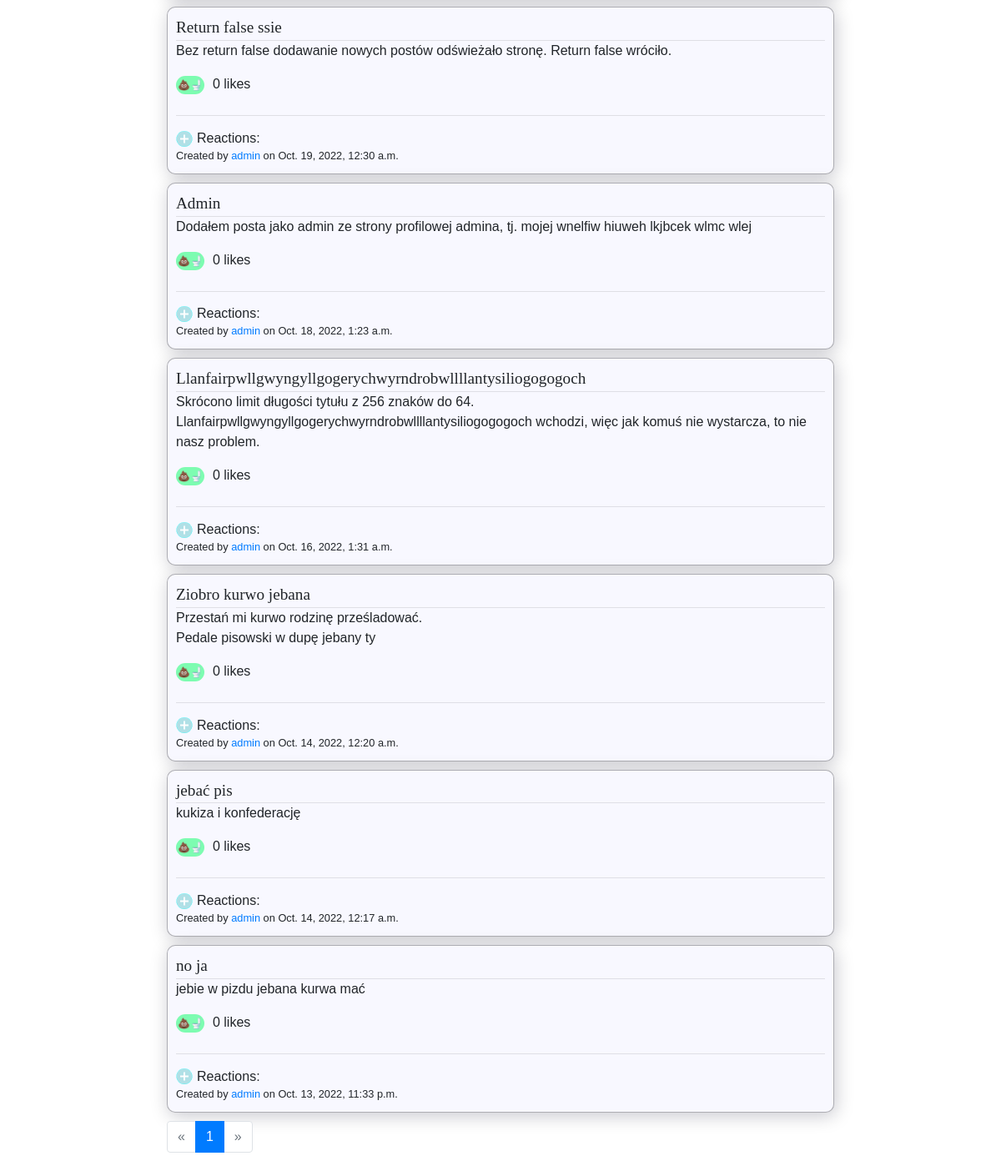
The app's page /profile/1 (signed in, lower part), older data.
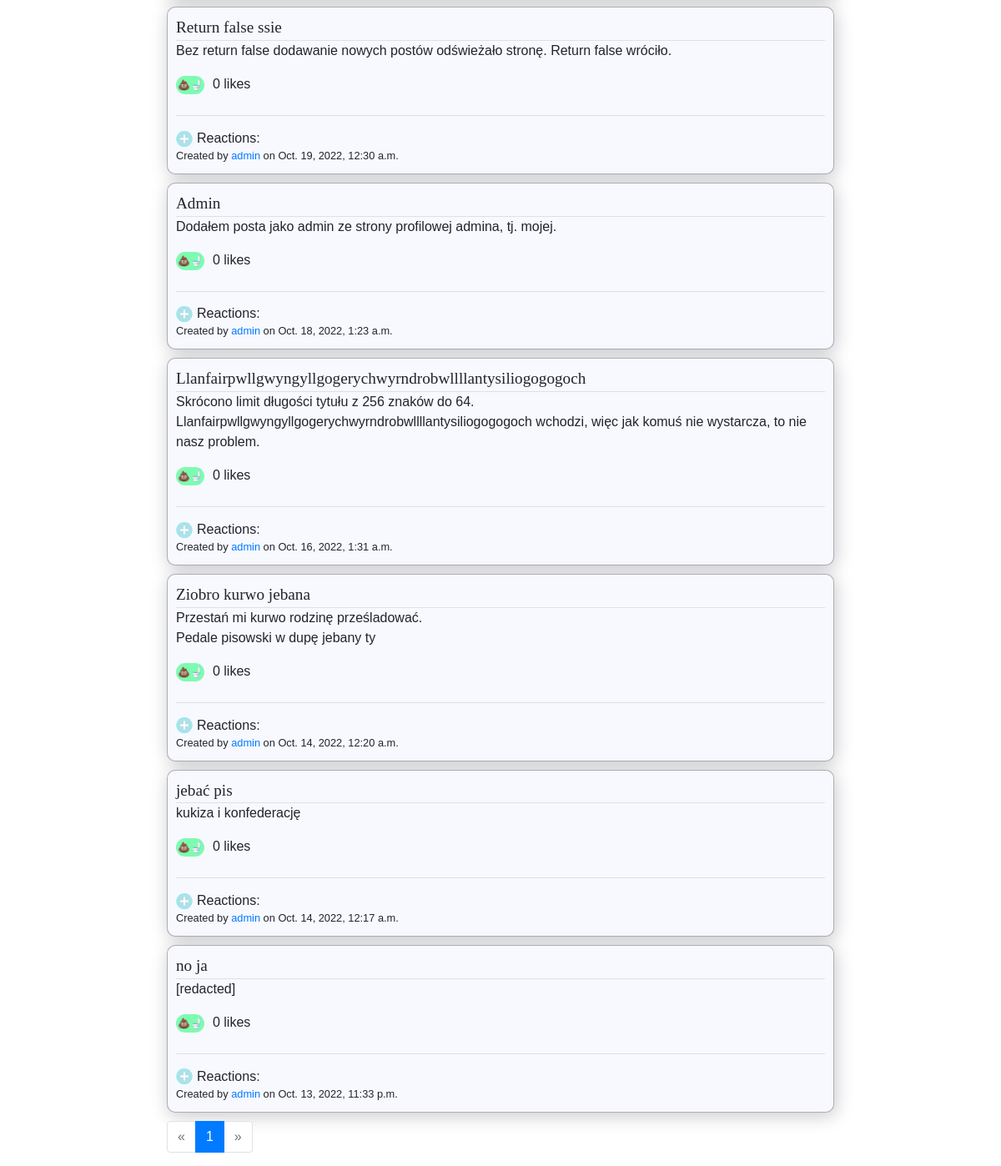
The same page, newer data.
### network/models.py (models this page shows, shortened)
class Post(models.Model):
    author    = models.ForeignKey     (User, on_delete=models.CASCADE, related_name='posts')
    body      = models.CharField      (max_length=4096)
    likes     = models.ManyToManyField(User,          blank=True,      related_name='likes')
    timestamp = models.DateTimeField  (auto_now_add=True)
    title     = models.CharField      (max_length=64, blank=True)
    def total_likes(self):
        return self.likes.all().count()
    def get_reactions(self, user=None):
        reactions = {}
        for reaction_obj in self.reactions.all():
            category = reaction_obj.category.reaction
            if category in reactions.keys():
                reactions[category]['count'] += 1
            else:
                reactions[category]          = {}
                reactions[category]['emoji'] = reaction_obj.category.emoji
                reactions[category]['count'] = 1
        if user:
            user_reaction = self.reactions.filter(user=user)
            if len(user_reaction) == 1:
                key = str(user_reaction[0].category.reaction)
                reactions[key]['your_reaction'] = True
        return reactions

class User(AbstractUser):
    shadowbanned = models.BooleanField(default=False)
    def __str__(self):
        return f"{self.username}"

### network/views.py (the view)
# urls.py: path("profile/"    "<int:profile_id>", views.profile,       name="profile"),
def profile(request, profile_id):
    profile = User.objects.get(pk=profile_id)
    content = paginate( filter_shadowbans(request,
                            Post.objects.filter(author=profile_id).order_by('-timestamp')),
                        request.GET.get('page'),
                        user=logged_in_user(request))
    return render(request, "network/profile.html", {
        'paginator'    : content['paginator'],
        'page_obj'     : content['page_obj'],
        "new_post_form": NewPostForm,
        'profile'      : profile,
        'followers'    : Follower.objects.filter(followed=profile).count(),
        'following'    : Follower.objects.filter(following=profile).count(),
        'follow_method': "Unfollow" if is_following(request.user, profile) else "Follow"
    })

### network/util.py (called while the page is built)
def is_following(follower, followed):
    if len(Follower.objects.filter(following=follower, followed=followed)) > 0:
        return True
    return False

def paginate(content, page_number, paginate_by=10, user=None):
    paginator = Paginator(content, paginate_by)
    page_obj  = paginator.get_page(page_number)
    print(f"Logged in user is {user}")
    for page_item in page_obj:
        if hasattr(page_item, 'get_reactions'):
            page_item.reactions_data = page_item.get_reactions(user)
    return {
        "paginator": paginator,
        "page_obj" : page_obj
    }

def logged_in_user(request):
    return request.user if request.user.is_authenticated else None

def filter_shadowbans(request, posts):
    if request.user.is_superuser:
        return posts
    return posts.filter(Q(author__shadowbanned=False) | Q(author=request.user.id))

### network/templates/network/profile.html (shortened to what this page needs)
{% extends "network/layout.html" %}
{% load static %}
{% block body %}
    <div class="content-wrapper">
        <div class="posts-view">
            {% for post in page_obj %}
                {% include "./post.html" %}
            {% empty %}
                {{ profile.username|title }} has not created any posts yet.
            {% endfor %}
            <div id="pagination-wrapper">
                {% include './pagination.html' %}
            </div>
        </div>
    </div>
{% endblock %}

### network/templates/network/post.html (shortened to what this page needs)
<div {% if post.author.shadowbanned and request.user.is_superuser %}
        class="post post-shadowbanned"
    {% else %}
        class="post"
    {% endif %}
    id="post-{{ post.id }}" data-postid="{{ post.id }}">
    <div class="post-title">
        {% if post.title %}
            <span class="has-title">{{ post.title }}</span>
        {% else %}
            <span class="no-title">No title</span>
        {% endif %}
    </div>
    <div class="post-body">{{ post.body|linebreaks }}</div>
    <div class="post-likes">
        {% if user.is_authenticated and not user == post.author %}
            <form class="like-form" action="{% url 'like-post' post.id %}" method="POST">
                <input type="submit" class="like-button" value="&#128169&#128701">
            </form>
        {% endif %}
        <span class="likes-counter">
            {{ post.total_likes }}
            like{% if post.total_likes != 1 %}s{% endif %}
        </span>
    </div>
    <div class="post-reactions-wrapper">
        <div class="post-reactions-container">
            <div class="post-reactions-interface">
                {% if user.is_authenticated and not user == post.author %}
                <div class="add-stuff-button reaction-btn" title="React to the post" data-postid="{{ post.id }}">
                    <svg id="reaction-interface-opener" width="20" height="20"
                        {% include './add_stuff_svg_guts.html' %}
                    </svg>
                </div>
                {% endif %}
                <div class="reactions-announcer"> Reactions:</div>
            </div>
        </div>
    </div>
    <div class="post-credentials">
        Created by
        <span class='author'>
            <a href="{% url 'profile' post.author.id %}">{{ post.author.username }}</a>
        </span>
        on {{ post.timestamp }}
    </div>
</div>

Row changes from the older to the newer data that the page shows:
changed Post "Admin": body "Dodałem posta jako admin ze strony profilowej admina, tj. mojej wnelfiw hiuweh lkjbcek wlmc wlej" → "Dodałem posta jako admin ze strony profilowej admina, tj. mojej."
changed Post "no ja": body "jebie w pizdu jebana kurwa mać" → "[redacted]"
